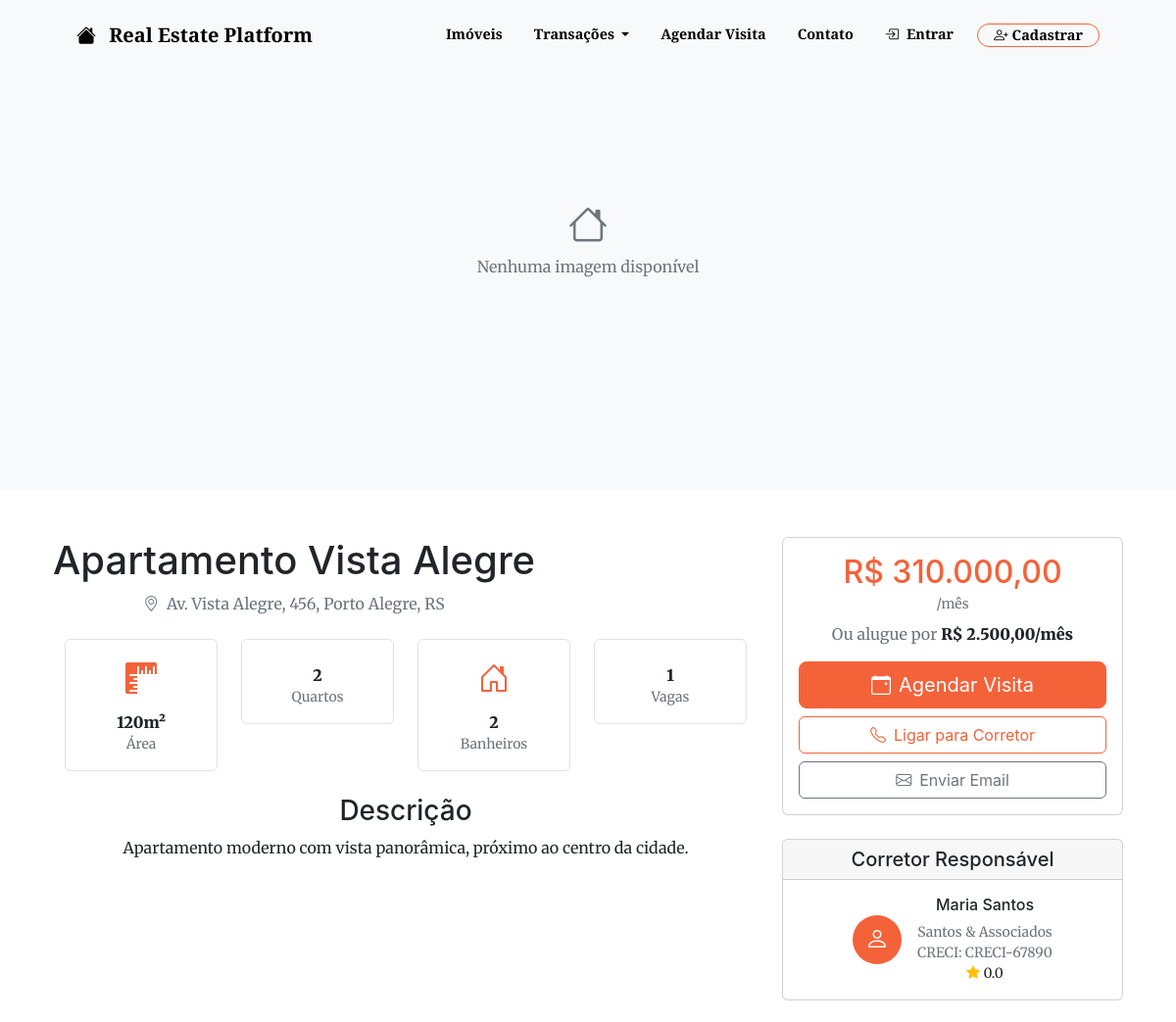
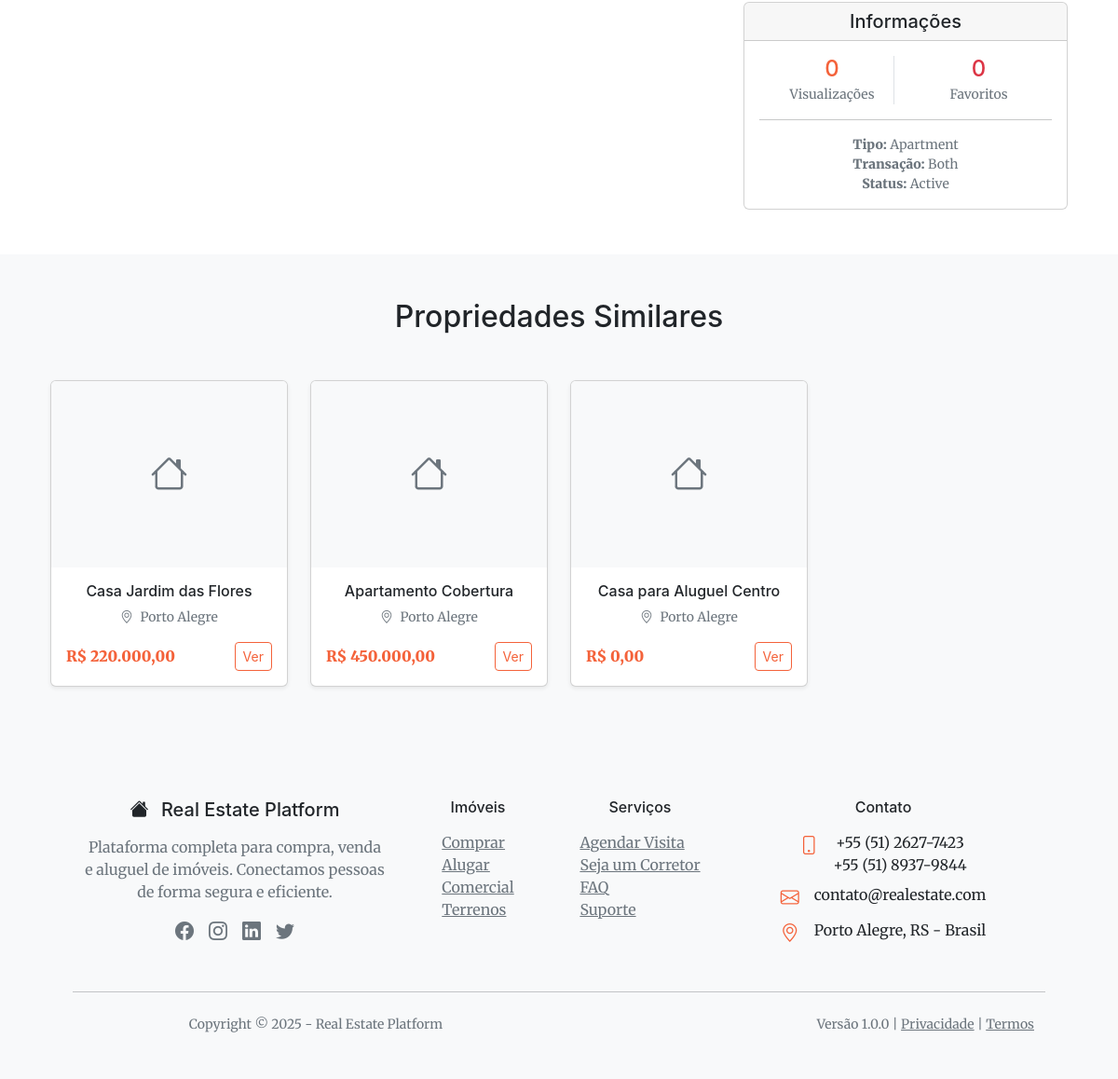
The page /properties/view.php?id=2 on the database its author committed (2 pictures, top to bottom).
### tables this page shows
CREATE TABLE properties (
    id INT AUTO_INCREMENT PRIMARY KEY,
    broker_id INT NOT NULL,
    title VARCHAR(255) NOT NULL,
    description TEXT NOT NULL,
    property_type ENUM('house', 'apartment', 'condo', 'townhouse', 'commercial', 'land') NOT NULL,
    transaction_type ENUM('sale', 'rent', 'both') NOT NULL,
    price DECIMAL(15,2) NOT NULL,
    rent_price DECIMAL(15,2) NULL,
    area_sqm DECIMAL(8,2) NOT NULL,
    bedrooms INT DEFAULT 0,
    bathrooms INT DEFAULT 0,
    garage_spaces INT DEFAULT 0,
    furnished BOOLEAN DEFAULT FALSE,
    pets_allowed BOOLEAN DEFAULT FALSE,
    
     
    address VARCHAR(255) NOT NULL,
    neighborhood VARCHAR(100),
    city VARCHAR(100) NOT NULL,
    state VARCHAR(100) NOT NULL,
    zip_code VARCHAR(10) NOT NULL,
    latitude DECIMAL(10, 8) NULL,
    longitude DECIMAL(11, 8) NULL,
    
     
    features JSON NULL,
    amenities JSON NULL,
    
     
    status ENUM('active', 'pending', 'sold', 'rented', 'inactive') DEFAULT 'pending',
    featured BOOLEAN DEFAULT FALSE,
    views_count INT DEFAULT 0,
    favorites_count INT DEFAULT 0,
    created_at TIMESTAMP DEFAULT CURRENT_TIMESTAMP,
    updated_at TIMESTAMP DEFAULT CURRENT_TIMESTAMP ON UPDATE CURRENT_TIMESTAMP,
    
    FOREIGN KEY (broker_id) REFERENCES brokers(id) ON DELETE CASCADE,
    INDEX idx_property_type (property_type),
    INDEX idx_transaction_type (transaction_type),
    INDEX idx_price (price),
    INDEX idx_city (city),
    INDEX idx_status (status),
    INDEX idx_featured (featured)
);

CREATE TABLE users (
    id INT AUTO_INCREMENT PRIMARY KEY,
    first_name VARCHAR(100) NOT NULL,
    last_name VARCHAR(100) NOT NULL,
    email VARCHAR(255) NOT NULL UNIQUE,
    password VARCHAR(255) NOT NULL,
    cpf VARCHAR(14) UNIQUE,
    phone VARCHAR(20),
    user_type ENUM('user', 'broker', 'admin') DEFAULT 'user',
    status ENUM('active', 'inactive', 'pending') DEFAULT 'pending',
    email_verified BOOLEAN DEFAULT FALSE,
    verification_token VARCHAR(255) NULL,
    password_reset_token VARCHAR(255) NULL,
    password_reset_expires DATETIME NULL,
    created_at TIMESTAMP DEFAULT CURRENT_TIMESTAMP,
    updated_at TIMESTAMP DEFAULT CURRENT_TIMESTAMP ON UPDATE CURRENT_TIMESTAMP,
    
    INDEX idx_email (email),
    INDEX idx_user_type (user_type),
    INDEX idx_status (status)
);

CREATE TABLE brokers (
    id INT AUTO_INCREMENT PRIMARY KEY,
    user_id INT NOT NULL,
    license_number VARCHAR(50) UNIQUE,
    company VARCHAR(255) NULL,
    specialties JSON NULL,
    commission_rate DECIMAL(5,2) DEFAULT 3.00,
    rating DECIMAL(3,2) DEFAULT 0.00,
    reviews_count INT DEFAULT 0,
    total_sales INT DEFAULT 0,
    years_experience INT DEFAULT 0,
    languages JSON NULL,
    created_at TIMESTAMP DEFAULT CURRENT_TIMESTAMP,
    updated_at TIMESTAMP DEFAULT CURRENT_TIMESTAMP ON UPDATE CURRENT_TIMESTAMP,
    
    FOREIGN KEY (user_id) REFERENCES users(id) ON DELETE CASCADE,
    UNIQUE KEY unique_broker_user (user_id)
);

### properties/view.php (the view, shortened to what the rows shown need)
<?php
require_once __DIR__ . '/../includes/init.php';
require_once __DIR__ . '/../models/Property.php';
$property_id = intval($_GET['id'] ?? 0);
$propertyModel = new Property();
$property = $propertyModel->findById($property_id);
$similar_properties = $propertyModel->getSimilar($property_id, 4);
?>
<div class="container my-5">
    <div class="row">
        <div class="col-lg-8">
            <div class="d-flex justify-content-between align-items-start mb-4">
                <div>
                    <h1 class="mb-2"><?php echo htmlspecialchars($property['title']); ?></h1>
                    <p class="text-muted mb-0">
                        <i class="bi bi-geo-alt me-1"></i>
                        <?php echo htmlspecialchars($property['address'] . ', ' . $property['city'] . ', ' . $property['state']); ?>
                    </p>
                </div>
            </div>
            <div class="row mb-4">
                <div class="col-md-3 text-center">
                    <div class="border rounded p-3">
                        <div class="mt-2">
                            <strong><?php echo number_format($property['area_sqm'], 0); ?>m²</strong>
                            <div class="small text-muted">Área</div>
                        </div>
                    </div>
                </div>
                <?php if ($property['bedrooms']): ?>
                <div class="col-md-3 text-center">
                    <div class="border rounded p-3">
                        <div class="mt-2">
                            <strong><?php echo $property['bedrooms']; ?></strong>
                            <div class="small text-muted">Quartos</div>
                        </div>
                    </div>
                </div>
                <?php endif; ?>
                <?php if ($property['bathrooms']): ?>
                <div class="col-md-3 text-center">
                    <div class="border rounded p-3">
                        <i class="bi bi-house-door fs-2 text-primary"></i>
                        <div class="mt-2">
                            <strong><?php echo $property['bathrooms']; ?></strong>
                            <div class="small text-muted">Banheiros</div>
                        </div>
                    </div>
                </div>
                <?php endif; ?>
                <?php if ($property['garage_spaces']): ?>
                <div class="col-md-3 text-center">
                    <div class="border rounded p-3">
                        <div class="mt-2">
                            <strong><?php echo $property['garage_spaces']; ?></strong>
                            <div class="small text-muted">Vagas</div>
                        </div>
                    </div>
                </div>
                <?php endif; ?>
            </div>
            <div class="mb-4">
                <h3>Descrição</h3>
                <p><?php echo nl2br(htmlspecialchars($property['description'])); ?></p>
            </div>
        </div>
        <div class="col-lg-4">
            <div class="card mb-4">
                <div class="card-body text-center">
                    <div class="price mb-3">
                        <h2 class="text-primary mb-0"><?php echo formatCurrency($property['price']); ?></h2>
                        <?php if ($property['transaction_type'] == 'rent' || $property['transaction_type'] == 'both'): ?>
                            <small class="text-muted">/mês</small>
                        <?php endif; ?>
                        <?php if ($property['transaction_type'] == 'both' && $property['rent_price']): ?>
                            <div class="mt-2">
                                <span class="text-muted">Ou alugue por </span>
                                <strong><?php echo formatCurrency($property['rent_price']); ?>/mês</strong>
                            </div>
                        <?php endif; ?>
                    </div>
                </div>
            </div>
            <div class="card mb-4">
                <div class="card-body">
                    <div class="d-flex align-items-center">
                        <div>
                            <h6 class="mb-1">
                                <?php echo htmlspecialchars($property['broker_first_name'] . ' ' . $property['broker_last_name']); ?>
                            </h6>
                            <?php if ($property['company']): ?>
                            <small class="text-muted"><?php echo htmlspecialchars($property['company']); ?></small>
                            <?php endif; ?>
                            <?php if ($property['license_number']): ?>
                            <div class="small text-muted">CRECI: <?php echo htmlspecialchars($property['license_number']); ?></div>
                            <?php endif; ?>
                            <?php if ($property['rating']): ?>
                            <div class="small">
                                <i class="bi bi-star-fill text-warning"></i>
                                <?php echo number_format($property['rating'], 1); ?>
                            </div>
                            <?php endif; ?>
                        </div>
                    </div>
                </div>
            </div>
            <div class="card">
                <div class="card-body">
                    <div class="row text-center">
                        <div class="col-6">
                            <div class="border-end">
                                <div class="h4 mb-0 text-primary"><?php echo number_format($property['views_count']); ?></div>
                                <small class="text-muted">Visualizações</small>
                            </div>
                        </div>
                        <div class="col-6">
                            <div class="h4 mb-0 text-danger"><?php echo number_format($property['favorites_count']); ?></div>
                            <small class="text-muted">Favoritos</small>
                        </div>
                    </div>
                    <div class="small text-muted">
                        <div><strong>Tipo:</strong> <?php echo ucfirst($property['property_type']); ?></div>
                        <div><strong>Transação:</strong> <?php echo ucfirst($property['transaction_type']); ?></div>
                        <div><strong>Status:</strong> <?php echo ucfirst($property['status']); ?></div>
                    </div>
                </div>
            </div>
        </div>
    </div>
</div>
<?php if (!empty($similar_properties)): ?>
<section class="bg-light py-5">
    <div class="container">
        <h2 class="text-center mb-5">Propriedades Similares</h2>
        <div class="row">
            <?php foreach ($similar_properties as $similar): ?>
            <div class="col-lg-3 col-md-6 mb-4">
                <div class="card h-100 shadow-sm">
                    <?php if ($similar['primary_image']): ?>
                    <img src="<?php echo htmlspecialchars($similar['primary_image']); ?>"
                         class="card-img-top"
                         alt="<?php echo htmlspecialchars($similar['title']); ?>"
                         style="height: 200px; object-fit: cover;">
                    <?php else: ?>
                    <div class="card-img-top bg-light d-flex align-items-center justify-content-center"
                         style="height: 200px;">
                        <i class="bi bi-house fs-1 text-muted"></i>
                    </div>
                    <?php endif; ?>
                    <div class="card-body">
                        <h6 class="card-title"><?php echo htmlspecialchars($similar['title']); ?></h6>
                        <p class="card-text text-muted small">
                            <i class="bi bi-geo-alt me-1"></i>
                            <?php echo htmlspecialchars($similar['city']); ?>
                        </p>
                        <div class="d-flex justify-content-between align-items-center">
                            <strong class="text-primary">
                                <?php echo formatCurrency($similar['price']); ?>
                            </strong>
                            <a href="/properties/view.php?id=<?php echo $similar['id']; ?>"
                               class="btn btn-outline-primary btn-sm">
                                Ver
                            </a>
                        </div>
                    </div>
                </div>
            </div>
            <?php endforeach; ?>
        </div>
    </div>
</section>
<?php endif; ?>
<?php
include __DIR__ . '/../views/layouts/main.php';
?>

### rows shown on the page
properties: title "Apartamento Vista Alegre", address+city+state "Av. Vista Alegre, 456, Porto Alegre, RS", area_sqm "120", bedrooms "2", bathrooms "2", garage_spaces "1", description "Apartamento moderno com vista panorâmica, próximo ao centro da cidade.", price "R$ 310.000,00", rent_price "R$ 2.500,00", users.first_name+last_name "Maria Santos", broker.company "Santos & Associados", broker.license_number "CRECI-67890", broker.rating "0.0", views_count "0", favorites_count "0", property_type "Apartment", transaction_type "Both", status "Active"
properties: title "Casa Jardim das Flores", city "Porto Alegre", price "R$ 220.000,00"
properties: title "Apartamento Cobertura", city "Porto Alegre", price "R$ 450.000,00"
properties: title "Casa para Aluguel Centro", city "Porto Alegre", price "R$ 0,00"

### other values the page prints
APP_NAME "Real Estate Platform"
APP_VERSION "1.0.0"
